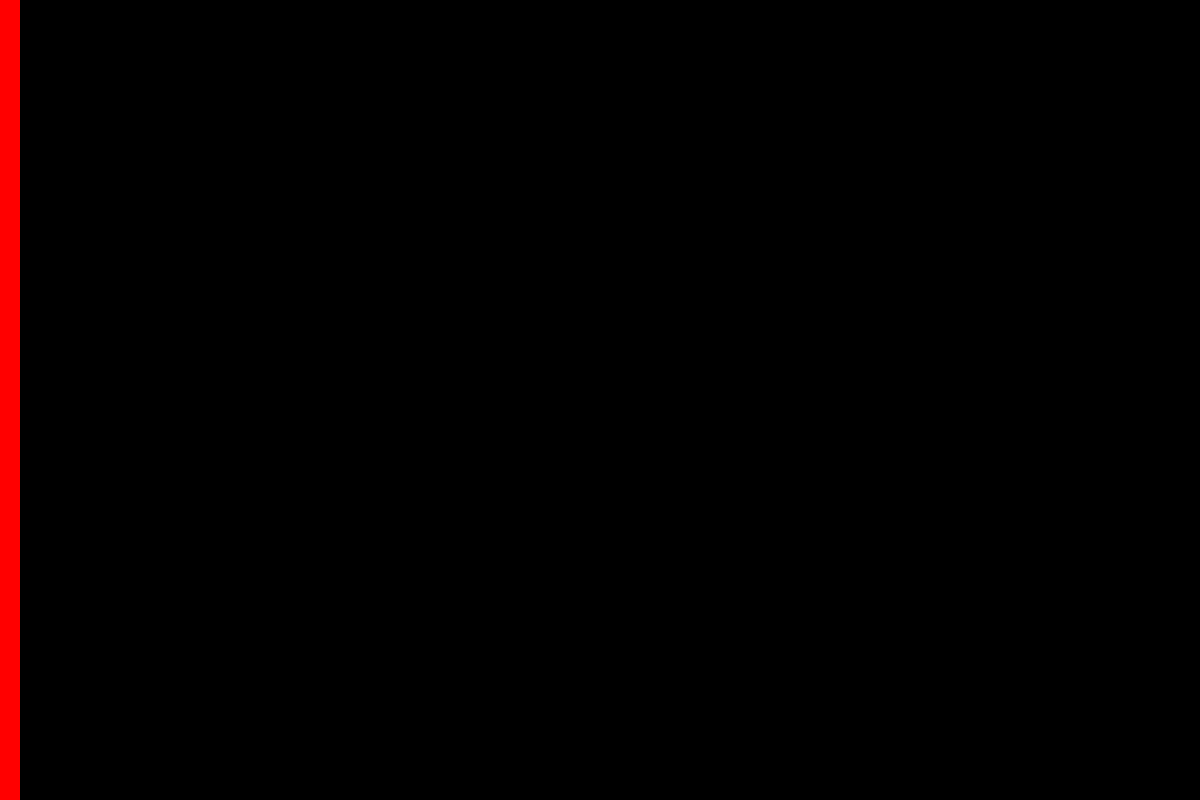
Frame 1 (no input)
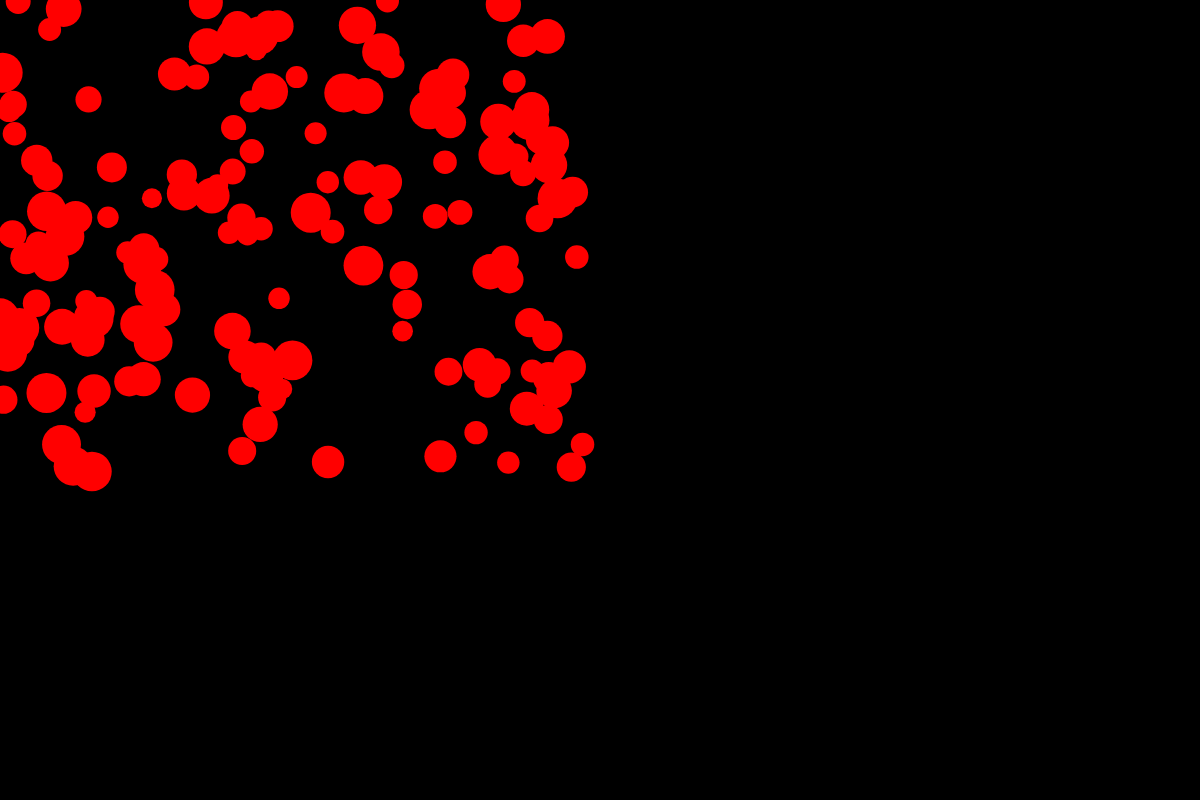
Frame 60 (no input)
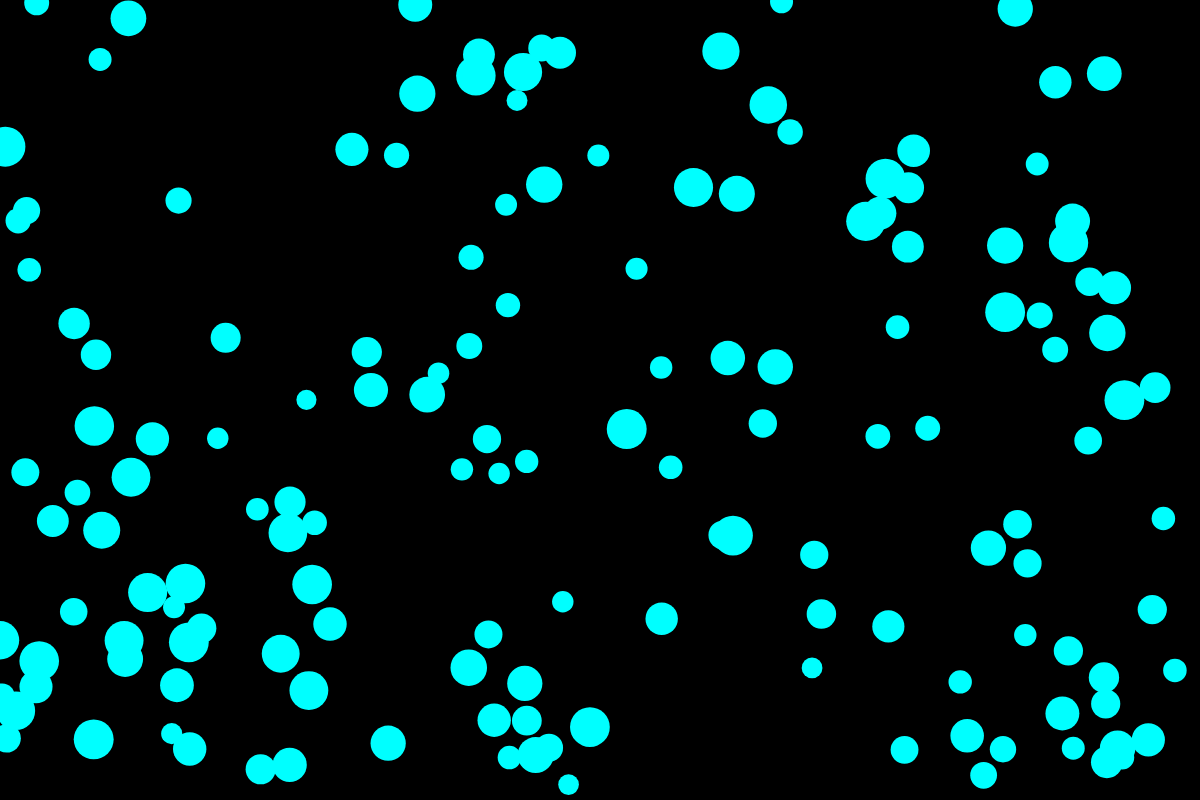
Frame 120 (the mouse pressed at the canvas centre since frame 60)

The p5.js sketch that drew these frames (run headless with seeded random() and noise() and a simulated clock; from frame 60 on, the mouse is pressed at the canvas centre):

// p5.js sketch
// ── sketch.js
var numberOfBalls = 150;
var balls = [];
var barWidth = 20;
var lastBar = -1;
function setup() {
  createCanvas(1200, 800);


    for (var i = 0; i < numberOfBalls; i++) {
    balls[i] = new Ball(0,0, random(20,40), color(random(HSB),random(HSB),random(HSB)),random(8),random(10),random(10));
  }


}

function draw() {
  background(0);
    colorMode(HSB, height, height, height);  
  noStroke();


  for (var i = 0; i < balls.length; i++) {
    balls[i].display();
    balls[i].move();
    balls[i].detectEdges(balls);
    balls[i].more(balls);

  }
    var whichBar = mouseX / barWidth;
if (whichBar !== lastBar) {
    var barX = whichBar * barWidth;
    fill(mouseY, height, height);
    rect(barX, 0, barWidth, height);
    lastBar = whichBar;
  }

}


function Ball(x, y, d, c, speed,xdirection,ydirection) {
  this.x = x;
  this.y = y;
  this.d = d;
  this.c = c;
  this.speed = speed;
  this.xdirection=xdirection;
  this.ydirection=ydirection;

  this.display = function() {
    fill(this.c);
    ellipse(this.x, this.y, this.d, this.d);
  }
  this.move = function() {
    this.x = this.x+this.ydirection;
    this.y=this.y +this.speed ;
  }
  this.detectEdges=function(){
    if(this.x>width-this.d || this.x<0-this.d){
      this.speed=this.speed*-1;
    }
        if(this.y>height-this.d || this.y<0){
      this.speed=this.speed*-1;
  }

}
this.more =function(){
 if (mouseIsPressed) {
  new Ball(mouseX, mouseY);
 balls.push();

}

}


}


//  for(var i=0; i<array.length; i++){
//    text("array index is:["+i+"]is: " +array[i],100,(i*65)+100);



//function keyPressed(){
//  array.splice(array.length-1,1);
